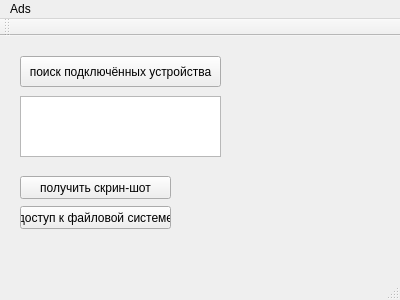
<?xml version="1.0" encoding="UTF-8"?>
<ui version="4.0">
 <class>MainWindow</class>
 <widget class="QMainWindow" name="MainWindow">
  <property name="geometry">
   <rect>
    <x>0</x>
    <y>0</y>
    <width>400</width>
    <height>300</height>
   </rect>
  </property>
  <property name="windowTitle">
   <string>MainWindow</string>
  </property>
  <widget class="QWidget" name="centralWidget">
   <widget class="QPushButton" name="pushButton">
    <property name="geometry">
     <rect>
      <x>20</x>
      <y>20</y>
      <width>201</width>
      <height>31</height>
     </rect>
    </property>
    <property name="text">
     <string>поиск подключённых устройства</string>
    </property>
   </widget>
   <widget class="QListView" name="listView">
    <property name="geometry">
     <rect>
      <x>20</x>
      <y>60</y>
      <width>201</width>
      <height>61</height>
     </rect>
    </property>
   </widget>
   <widget class="QPushButton" name="pushButton_2">
    <property name="geometry">
     <rect>
      <x>20</x>
      <y>140</y>
      <width>151</width>
      <height>23</height>
     </rect>
    </property>
    <property name="text">
     <string>получить скрин-шот</string>
    </property>
   </widget>
   <widget class="QPushButton" name="pushButton_3">
    <property name="geometry">
     <rect>
      <x>20</x>
      <y>170</y>
      <width>151</width>
      <height>23</height>
     </rect>
    </property>
    <property name="text">
     <string>доступ к файловой системе</string>
    </property>
   </widget>
  </widget>
  <widget class="QMenuBar" name="menuBar">
   <property name="geometry">
    <rect>
     <x>0</x>
     <y>0</y>
     <width>400</width>
     <height>21</height>
    </rect>
   </property>
   <widget class="QMenu" name="menuAds">
    <property name="title">
     <string>Ads</string>
    </property>
   </widget>
   <addaction name="menuAds"/>
  </widget>
  <widget class="QToolBar" name="mainToolBar">
   <attribute name="toolBarArea">
    <enum>TopToolBarArea</enum>
   </attribute>
   <attribute name="toolBarBreak">
    <bool>false</bool>
   </attribute>
  </widget>
  <widget class="QStatusBar" name="statusBar"/>
 </widget>
 <layoutdefault spacing="6" margin="11"/>
 <resources/>
 <connections/>
</ui>
